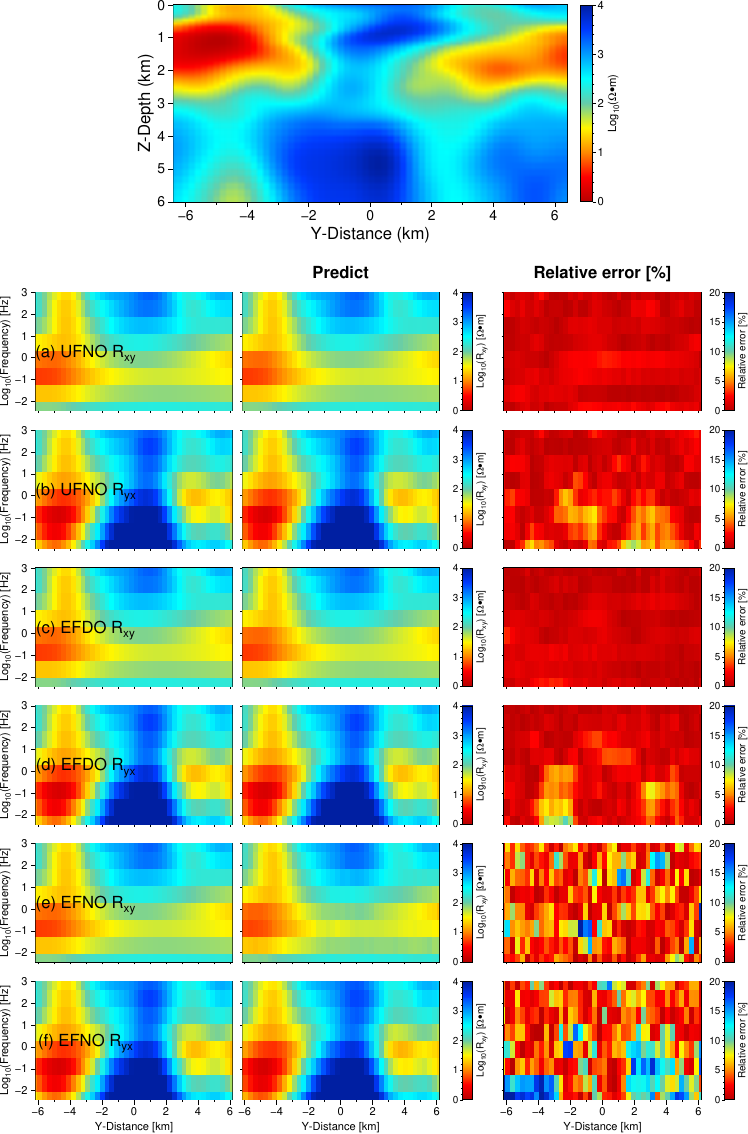

Generate this figure with Python:
import pygmt
import pandas as pd

def load_xyz_file(filename):
    df = pd.read_csv(filename, sep=r'\s+', header=None, names=['x', 'y', 'z'])
    return df

def preset1():
    ymin, ymax = -6.4, 6.4
    zmin, zmax = 0, 6
    return f"{ymin}/{ymax}/{zmin}/{zmax}"

def preset2():
    xmin = -6150
    xmax = 6150
    ymin = -2.419355
    ymax = 3
    scale = 1000
    xmin = xmin / scale
    xmax = xmax / scale

    # Print the scaled range
    print(f"{xmin} {xmax} {ymin} {ymax}")
    
    # Create a formatted string for the range
    range_xy = f"{xmin}/{xmax}/{ymin}/{ymax}"
    return range_xy


range_yz = preset1()
print("Formatted range:", range_yz)
range_xy = preset2()
print("Formatted range:", range_xy)

# Set file and directory paths
dir_path = "./"
grd_file = f"{dir_path}model2501.grd"
cpt_file_in = f"{dir_path}thermal.cpt"
cpt_file_out = f"{dir_path}rbow.cpt"
out_pdf_png = f"{dir_path}Figure8_py"

fig = pygmt.Figure()
#true model
# Customize font settings
pygmt.config(FONT_ANNOT_PRIMARY="10p", FONT_LABEL="12p", FONT_TITLE="14p", MAP_FRAME_PEN="1.0p")
# Create a colormap
pygmt.makecpt(cmap=cpt_file_in, series="0/4.0/0.01", continuous=True, output=cpt_file_out)
    
# Convert grid range using grdedit in original GMT, currently, PyGMT does not support the `grdedit` and `grdconvert` modules
# gmt grdedit model2501_coreRangeGrids.grd -R-6.4/6.4/0/6 -Gmodel2501.grd
    
# Plot the grid image
fig.grdimage(grid=grd_file, region=range_yz, projection="X10c/-5c", frame=["xa2f1+lY-Distance (km)", "ya1f1+lZ-Depth (km)", "WStr"], cmap=cpt_file_out)
    
# Add a colorbar
fig.colorbar(cmap=cpt_file_out, position="jTC+w5c/0.3c+o5.5c/0.0c+v", frame=["xaf+lLog@-10@-(@~W\267@~m)"])
fig.text(x=-13.5, y=-0.1, text="(I) True model", font='16p', no_clip=True)
fig.text(x=-13.3, y=7, text="(II) Comparison", font='16p', no_clip=True)

def plot_figure1(cpt_file_in, cpt_file_out, range_xy, info, data1, data2, data3):
    
    fig.shift_origin(xshift="-3.5c", yshift="-5.3c")
    pygmt.config(FONT_ANNOT_PRIMARY="8p", FONT_LABEL="8p", MAP_FRAME_PEN="1p")
    pygmt.config(FONT_TITLE="16p,Helvetica,black")
    # Create a custom color palette
    pygmt.makecpt(cmap=cpt_file_in, series="0/4/0.1", continuous=True, output=cpt_file_out)
    
    # Plot Reference
    grid1 = pygmt.xyz2grd(data1, region=range_xy, spacing=(0.3, 0.77419))
    fig.basemap(region=range_xy, projection="X5c/3c", frame=['xf1', 'ya1f1+lLog@-10@-(Frequency) [Hz]', 'WStr+tReference'])
    fig.grdimage(grid = grid1, region=range_xy, projection="X5c/3c", cmap=cpt_file_out)
    
    fig.text(x=-12, y=0.3, text=info, font='12p', no_clip=True)
    
    # Shift for next plot
    fig.shift_origin(xshift="5.25c")
    
    # Plot Predict
    grid2 = pygmt.xyz2grd(data2, region=range_xy, spacing=(0.3, 0.77419))
    fig.basemap(region=range_xy, projection="X5c/3c", frame=['xf1', 'yf1', 'WStr+tPredict'])
    fig.grdimage(grid = grid2, region=range_xy, projection="X5c/3c", cmap=cpt_file_out)
    
    pygmt.config(FONT_ANNOT_PRIMARY="16p", FONT_LABEL="16p")
    fig.colorbar(frame=['xaf0.2+lLog@-10@-(R@-xy@-) [@~\127\267@~m]', 'y'], position="jBL+w3c/0.25c+o5.6c/0c+v+ma")
    pygmt.config(FONT_ANNOT_PRIMARY="8p", FONT_LABEL="8p")
    
    # Shift for next plot
    fig.shift_origin(xshift="6.65c")
    
    # Plot Relative Error
    pygmt.makecpt(cmap=cpt_file_in, series="0/20/0.1", continuous=True, output=cpt_file_out)
    grid3 = pygmt.xyz2grd(data3, region=range_xy, spacing=(0.3, 0.77419))
    fig.basemap(region=range_xy, projection="X5c/3c", frame=['xf1', 'yf1', 'WStr+tRelative error [%]'])
    fig.grdimage(grid = grid3, region=range_xy, projection="X5c/3c", cmap=cpt_file_out)
    pygmt.config(FONT_ANNOT_PRIMARY="16p", FONT_LABEL="16p")
    fig.colorbar(frame=['xa5f1+lRelative error [%]', 'y'], position="jBL+w3c/0.25c+o5.6c/0c+v+ma")

    return 0

def plot_figure2(cpt_file_in, cpt_file_out, range_xy, info, data1, data2, data3):
    
    pygmt.config(FONT_ANNOT_PRIMARY="8p", FONT_LABEL="8p", MAP_FRAME_PEN="1p")
    pygmt.config(FONT_TITLE="16p,Helvetica,black")
    # Create a custom color palette
    pygmt.makecpt(cmap=cpt_file_in, series="0/4/0.1", continuous=True, output=cpt_file_out)
    
    # Plot Reference
    fig.shift_origin(xshift="-11.9c", yshift="-3.5c")
    grid1 = pygmt.xyz2grd(data1, region=range_xy, spacing=(0.3, 0.77419))
    fig.basemap(region=range_xy, projection="X5c/3c", frame=['xf1', 'ya1f1+lLog@-10@-(Frequency) [Hz]', "WStr"])
    fig.grdimage(grid = grid1, region=range_xy, projection="X5c/3c", cmap=cpt_file_out)
    fig.text(x=-12, y=0.3, text=info, font='12p', no_clip=True)
    
    # Shift for next plot
    fig.shift_origin(xshift="5.25c")
    
    # Plot Predict
    grid2 = pygmt.xyz2grd(data2, region=range_xy, spacing=(0.3, 0.77419))
    fig.basemap(region=range_xy, projection="X5c/3c", frame=['xf1', 'yf1', 'WStr'])
    fig.grdimage(grid = grid2, region=range_xy, projection="X5c/3c", cmap=cpt_file_out)
    pygmt.config(FONT_ANNOT_PRIMARY="16p", FONT_LABEL="16p")
    fig.colorbar(frame=['xaf0.2+lLog@-10@-(R@-xy@-) [@~\127\267@~m]', 'y'], position="jBL+w3c/0.25c+o5.6c/0c+v+ma")
    pygmt.config(FONT_ANNOT_PRIMARY="8p", FONT_LABEL="8p")
    
    # Shift for next plot
    fig.shift_origin(xshift="6.65c")
    
    # Plot Relative Error
    pygmt.makecpt(cmap=cpt_file_in, series="0/20/0.1", continuous=True, output=cpt_file_out)
    grid3 = pygmt.xyz2grd(data3, region=range_xy, spacing=(0.3, 0.77419))
    fig.basemap(region=range_xy, projection="X5c/3c", frame=['xf1', 'yf1', "WStr"])
    fig.grdimage(grid = grid3, region=range_xy, projection="X5c/3c", cmap=cpt_file_out)
    pygmt.config(FONT_ANNOT_PRIMARY="16p", FONT_LABEL="16p")
    fig.colorbar(frame=['xa5f1+lRelative error [%]', 'y'], position="jBL+w3c/0.25c+o5.6c/0c+v+ma")

    return 0

def plot_figure3(cpt_file_in, cpt_file_out, range_xy, info, data1, data2, data3):
    
    pygmt.config(FONT_ANNOT_PRIMARY="8p", FONT_LABEL="8p", MAP_FRAME_PEN="1p")
    pygmt.config(FONT_TITLE="16p,Helvetica,black")
    # Create a custom color palette
    pygmt.makecpt(cmap=cpt_file_in, series="0/4/0.1", continuous=True, output=cpt_file_out)
    
    # Plot Reference
    fig.shift_origin(xshift="-11.9c", yshift="-3.5c")
    grid1 = pygmt.xyz2grd(data1, region=range_xy, spacing=(0.3, 0.77419))
    fig.basemap(region=range_xy, projection="X5c/3c", frame=['xa2f1+lY-Distance [km]', 'ya1f1+lLog@-10@-(Frequency) [Hz]', "WStr"])
    fig.grdimage(grid = grid1, region=range_xy, projection="X5c/3c", cmap=cpt_file_out)
    fig.text(x=-12, y=0.3, text=info, font='12p', no_clip=True)
    
    # Shift for next plot
    fig.shift_origin(xshift="5.25c")
    
    # Plot Predict
    grid2 = pygmt.xyz2grd(data2, region=range_xy, spacing=(0.3, 0.77419))
    fig.basemap(region=range_xy, projection="X5c/3c", frame=['xa2f1+lY-Distance [km]', 'yf1', 'WStr'])
    fig.grdimage(grid = grid2, region=range_xy, projection="X5c/3c", cmap=cpt_file_out)
    pygmt.config(FONT_ANNOT_PRIMARY="16p", FONT_LABEL="16p")
    fig.colorbar(frame=['xaf0.2+lLog@-10@-(R@-xy@-) [@~\127\267@~m]', 'y'], position="jBL+w3c/0.25c+o5.6c/0c+v+ma")
    pygmt.config(FONT_ANNOT_PRIMARY="8p", FONT_LABEL="8p")
    
    # Shift for next plot
    fig.shift_origin(xshift="6.65c")
    
    # Plot Relative Error
    pygmt.makecpt(cmap=cpt_file_in, series="0/20/0.1", continuous=True, output=cpt_file_out)
    grid3 = pygmt.xyz2grd(data3, region=range_xy, spacing=(0.3, 0.77419))
    fig.basemap(region=range_xy, projection="X5c/3c", frame=['xa2f1+lY-Distance [km]', 'yf1', "WStr"])
    fig.grdimage(grid = grid3, region=range_xy, projection="X5c/3c", cmap=cpt_file_out)
    pygmt.config(FONT_ANNOT_PRIMARY="16p", FONT_LABEL="16p")
    fig.colorbar(frame=['xa5f1+lRelative error [%]', 'y'], position="jBL+w3c/0.25c+o5.6c/0c+v+ma")

    return 0

## UFNO Rxy mode
info1 = "(a) UFNO R@-xy@-"
fileName1 = f"{dir_path}UFNO_real_xy.txt"
fileName2 = f"{dir_path}UFNO_predict_xy.txt"
fileName3 = f"{dir_path}UFNO_error_xy.txt"
data1 = load_xyz_file(fileName1)
data2 = load_xyz_file(fileName2)
data3 = load_xyz_file(fileName3)
plot_figure1(cpt_file_in, cpt_file_out, range_xy, info1, data1, data2, data3)

## UFNO Ryx mode
info2 = "(b) UFNO R@-yx@-"
fileName1 = f"{dir_path}UFNO_real_yx.txt"
fileName2 = f"{dir_path}UFNO_predict_yx.txt"
fileName3 = f"{dir_path}UFNO_error_yx.txt"
data1 = load_xyz_file(fileName1)
data2 = load_xyz_file(fileName2)
data3 = load_xyz_file(fileName3)
plot_figure2(cpt_file_in, cpt_file_out, range_xy, info2, data1, data2, data3)

## EFDO Rxy mode
info3 = "(c) EFDO R@-xy@-"
fileName1 = f"{dir_path}EFDO_real_xy.txt"
fileName2 = f"{dir_path}EFDO_predict_xy.txt"
fileName3 = f"{dir_path}EFDO_error_xy.txt"
data1 = load_xyz_file(fileName1)
data2 = load_xyz_file(fileName2)
data3 = load_xyz_file(fileName3)
plot_figure2(cpt_file_in, cpt_file_out, range_xy, info3, data1, data2, data3)

## EFDO Ryx mode
info4 = "(d) EFDO R@-yx@-"
fileName1 = f"{dir_path}EFDO_real_yx.txt"
fileName2 = f"{dir_path}EFDO_predict_yx.txt"
fileName3 = f"{dir_path}EFDO_error_yx.txt"
data1 = load_xyz_file(fileName1)
data2 = load_xyz_file(fileName2)
data3 = load_xyz_file(fileName3)
plot_figure2(cpt_file_in, cpt_file_out, range_xy, info4, data1, data2, data3)

## EFNO Rxy mode
info5 = "(e) EFNO R@-xy@-"
fileName1 = f"{dir_path}EFNO_real_xy.txt"
fileName2 = f"{dir_path}EFNO_predict_xy.txt"
fileName3 = f"{dir_path}EFNO_error_xy.txt"
data1 = load_xyz_file(fileName1)
data2 = load_xyz_file(fileName2)
data3 = load_xyz_file(fileName3)
plot_figure2(cpt_file_in, cpt_file_out, range_xy, info5, data1, data2, data3)

## EFNO Ryx mode
info6 = "(f) EFNO R@-yx@-"
fileName1 = f"{dir_path}EFNO_real_yx.txt"
fileName2 = f"{dir_path}EFNO_predict_yx.txt"
fileName3 = f"{dir_path}EFNO_error_yx.txt"
data1 = load_xyz_file(fileName1)
data2 = load_xyz_file(fileName2)
data3 = load_xyz_file(fileName3)
plot_figure3(cpt_file_in, cpt_file_out, range_xy, info6, data1, data2, data3)

# Save the figure to a PDF and PNG file
fig.savefig(f"{out_pdf_png}.png")
fig.savefig(f"{out_pdf_png}.pdf")
